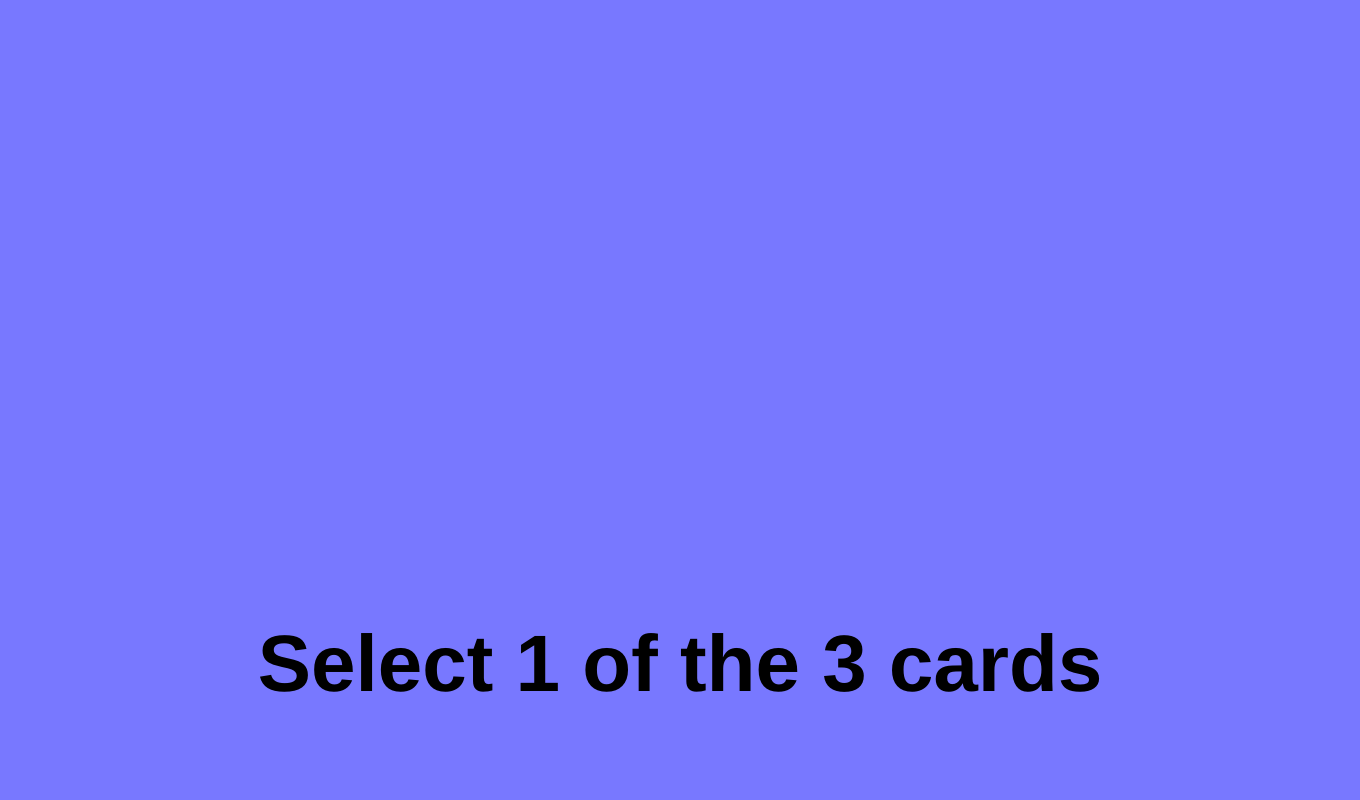
<?xml version="1.0" encoding="UTF-8"?>
<ui version="4.0">
 <class>SelectWindow</class>
 <widget class="QMainWindow" name="SelectWindow">
  <property name="geometry">
   <rect>
    <x>0</x>
    <y>0</y>
    <width>1360</width>
    <height>800</height>
   </rect>
  </property>
  <property name="minimumSize">
   <size>
    <width>1200</width>
    <height>700</height>
   </size>
  </property>
  <property name="maximumSize">
   <size>
    <width>99999</width>
    <height>99999</height>
   </size>
  </property>
  <property name="windowTitle">
   <string>Select a card</string>
  </property>
  <property name="styleSheet">
   <string notr="true">QWidget {
	background-color: rgb(120, 120, 255);
}</string>
  </property>
  <widget class="QWidget" name="centralwidget">
   <layout class="QHBoxLayout" name="horizontalLayout">
    <item>
     <layout class="QGridLayout" name="card_grid">
      <property name="leftMargin">
       <number>6</number>
      </property>
      <property name="topMargin">
       <number>6</number>
      </property>
      <property name="rightMargin">
       <number>6</number>
      </property>
      <property name="bottomMargin">
       <number>6</number>
      </property>
      <item row="0" column="0">
       <widget class="QLabel" name="card_1">
        <property name="minimumSize">
         <size>
          <width>0</width>
          <height>0</height>
         </size>
        </property>
        <property name="maximumSize">
         <size>
          <width>99999</width>
          <height>16777215</height>
         </size>
        </property>
        <property name="text">
         <string/>
        </property>
        <property name="alignment">
         <set>Qt::AlignmentFlag::AlignCenter</set>
        </property>
       </widget>
      </item>
      <item row="0" column="1">
       <widget class="QLabel" name="card_2">
        <property name="minimumSize">
         <size>
          <width>0</width>
          <height>0</height>
         </size>
        </property>
        <property name="maximumSize">
         <size>
          <width>99999</width>
          <height>16777215</height>
         </size>
        </property>
        <property name="text">
         <string/>
        </property>
        <property name="alignment">
         <set>Qt::AlignmentFlag::AlignCenter</set>
        </property>
       </widget>
      </item>
      <item row="0" column="2">
       <widget class="QLabel" name="card_3">
        <property name="minimumSize">
         <size>
          <width>0</width>
          <height>0</height>
         </size>
        </property>
        <property name="maximumSize">
         <size>
          <width>99999</width>
          <height>16777215</height>
         </size>
        </property>
        <property name="text">
         <string/>
        </property>
        <property name="alignment">
         <set>Qt::AlignmentFlag::AlignCenter</set>
        </property>
       </widget>
      </item>
      <item row="1" column="0" colspan="3">
       <widget class="QLabel" name="label">
        <property name="minimumSize">
         <size>
          <width>0</width>
          <height>50</height>
         </size>
        </property>
        <property name="maximumSize">
         <size>
          <width>16777215</width>
          <height>200</height>
         </size>
        </property>
        <property name="font">
         <font>
          <pointsize>60</pointsize>
          <bold>true</bold>
         </font>
        </property>
        <property name="text">
         <string>Select 1 of the 3 cards</string>
        </property>
        <property name="alignment">
         <set>Qt::AlignmentFlag::AlignCenter</set>
        </property>
       </widget>
      </item>
     </layout>
    </item>
   </layout>
  </widget>
  <widget class="QMenuBar" name="menubar">
   <property name="geometry">
    <rect>
     <x>0</x>
     <y>0</y>
     <width>1360</width>
     <height>22</height>
    </rect>
   </property>
  </widget>
  <widget class="QStatusBar" name="statusbar"/>
 </widget>
 <resources/>
 <connections/>
</ui>
